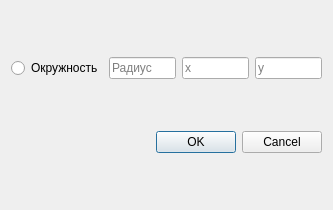
<?xml version="1.0" encoding="UTF-8"?>
<ui version="4.0">
 <class>drawingDialog</class>
 <widget class="QDialog" name="drawingDialog">
  <property name="geometry">
   <rect>
    <x>0</x>
    <y>0</y>
    <width>333</width>
    <height>210</height>
   </rect>
  </property>
  <property name="windowTitle">
   <string>Нарисовать</string>
  </property>
  <property name="accessibleName">
   <string/>
  </property>
  <layout class="QGridLayout" name="gridLayout" rowstretch="0,0">
   <item row="0" column="2">
    <widget class="QLineEdit" name="cxLE">
     <property name="placeholderText">
      <string>x</string>
     </property>
    </widget>
   </item>
   <item row="0" column="3">
    <widget class="QLineEdit" name="cyLE">
     <property name="placeholderText">
      <string>y</string>
     </property>
    </widget>
   </item>
   <item row="0" column="0">
    <widget class="QRadioButton" name="circleRB">
     <property name="text">
      <string>Окружность</string>
     </property>
    </widget>
   </item>
   <item row="1" column="0" colspan="4">
    <widget class="QDialogButtonBox" name="buttonBox">
     <property name="orientation">
      <enum>Qt::Horizontal</enum>
     </property>
     <property name="standardButtons">
      <set>QDialogButtonBox::Cancel|QDialogButtonBox::Ok</set>
     </property>
    </widget>
   </item>
   <item row="0" column="1">
    <widget class="QLineEdit" name="radiusLE">
     <property name="placeholderText">
      <string>Радиус</string>
     </property>
    </widget>
   </item>
  </layout>
 </widget>
 <resources/>
 <connections>
  <connection>
   <sender>buttonBox</sender>
   <signal>accepted()</signal>
   <receiver>drawingDialog</receiver>
   <slot>accept()</slot>
   <hints>
    <hint type="sourcelabel">
     <x>248</x>
     <y>254</y>
    </hint>
    <hint type="destinationlabel">
     <x>157</x>
     <y>274</y>
    </hint>
   </hints>
  </connection>
  <connection>
   <sender>buttonBox</sender>
   <signal>rejected()</signal>
   <receiver>drawingDialog</receiver>
   <slot>reject()</slot>
   <hints>
    <hint type="sourcelabel">
     <x>316</x>
     <y>260</y>
    </hint>
    <hint type="destinationlabel">
     <x>286</x>
     <y>274</y>
    </hint>
   </hints>
  </connection>
 </connections>
</ui>
